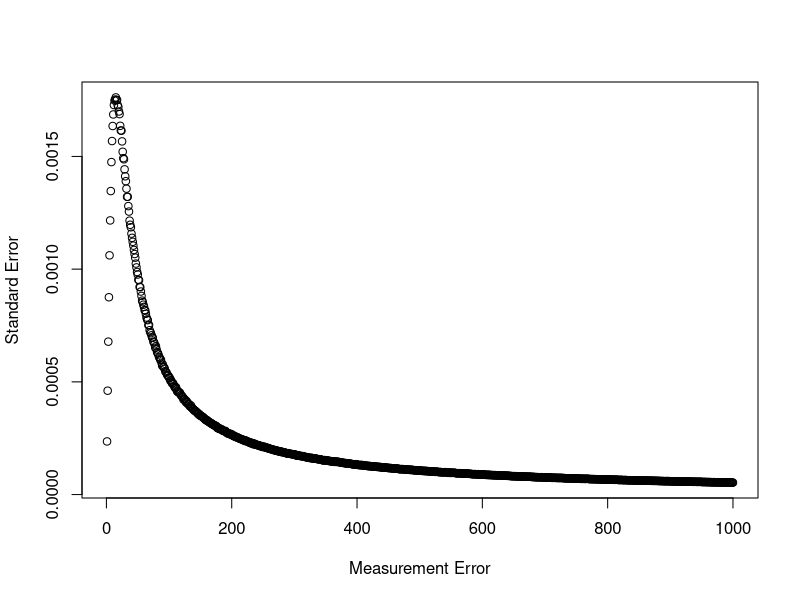

Write R code to recreate this figure.
# Investigation into semi monotonic behaviour of standard error
## Author: Paul Scherer
##         Tom Bishop
## Institute: University of Cambridge MRC Epidemiology Unit 
## Date: 6.09.2017

# I have had my results for a long time; but I do not yet know how I am to arrive at them - Ma boi Gauss

# In this file we want to investigate whether we can replicate the semi monotonic behaviour exhibited by 
# standard error dependent on standard measurement error

library(ggplot2)
library(reshape2)
library(parallel)
library(stats)
library(metafor)

# Raw Data Set Properties
trueBeta = 0.5
constant = 20

study_size = 20000
raw_mean = 40
raw_stdev = 15

# Create Dataframe with x, create y from x, then add normal random noise to x
raw_data = data.frame(x = rnorm(n = study_size, mean = raw_mean, sd = raw_stdev))
raw_data$y = (trueBeta*raw_data$x) + constant

# Add measurement error to x and then calculate the lm between x with error and y to get the standard error
error_upperbound = 1000
std_error = vector("numeric", length = error_upperbound)
estimates = vector("numeric", length = error_upperbound)

for (measurement_error in 1:error_upperbound){
	raw_copy = raw_data
	x_error = rnorm(n = study_size, mean = 0, sd = measurement_error)
	raw_copy$measured_x = raw_copy$x + x_error
	fmla = as.formula(y ~ measured_x)
	linear_model = lm(formula = fmla, data = raw_copy)
	x_estimate = linear_model$coefficients["measured_x"]
	x_stdErr = summary(linear_model)$coefficients["measured_x", "Std. Error"]
	std_error[measurement_error] = x_stdErr
	estimates[measurement_error] = x_estimate
}

plot (x = (1:error_upperbound), y = std_error, xlab = "Measurement Error", ylab = "Standard Error")
